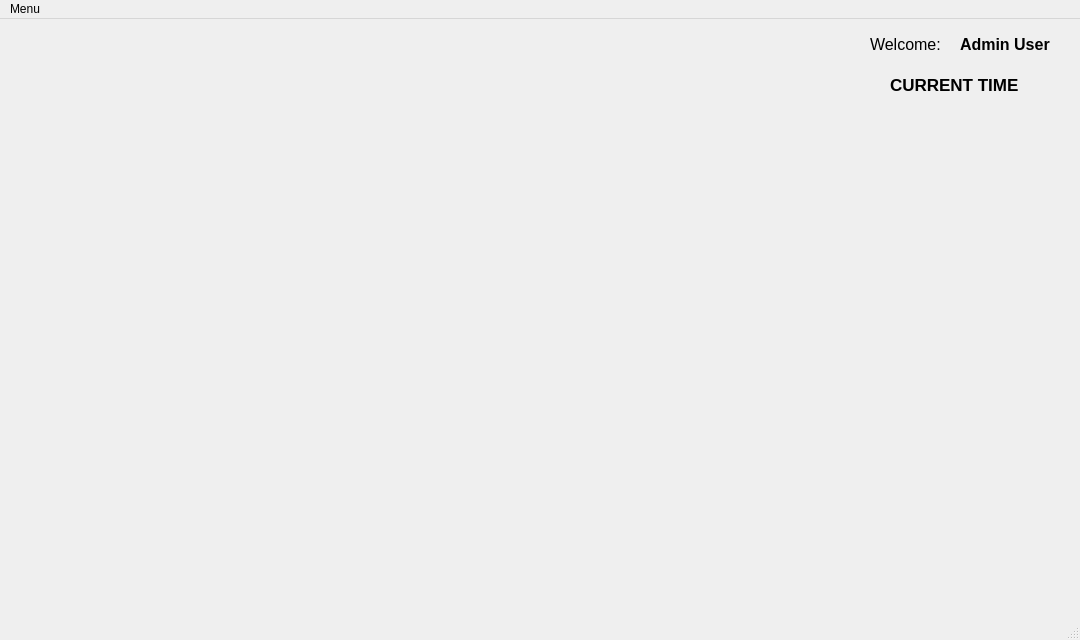
<?xml version="1.0" encoding="UTF-8"?>
<ui version="4.0">
 <class>MainWindow</class>
 <widget class="QMainWindow" name="MainWindow">
  <property name="geometry">
   <rect>
    <x>0</x>
    <y>0</y>
    <width>1080</width>
    <height>640</height>
   </rect>
  </property>
  <property name="windowTitle">
   <string>User Ticket Management System</string>
  </property>
  <widget class="QWidget" name="centralwidget">
   <widget class="QLabel" name="label">
    <property name="geometry">
     <rect>
      <x>870</x>
      <y>10</y>
      <width>81</width>
      <height>31</height>
     </rect>
    </property>
    <property name="font">
     <font>
      <pointsize>12</pointsize>
     </font>
    </property>
    <property name="text">
     <string>Welcome: </string>
    </property>
   </widget>
   <widget class="QLabel" name="label_2">
    <property name="geometry">
     <rect>
      <x>960</x>
      <y>10</y>
      <width>101</width>
      <height>31</height>
     </rect>
    </property>
    <property name="font">
     <font>
      <pointsize>12</pointsize>
      <weight>75</weight>
      <bold>true</bold>
     </font>
    </property>
    <property name="text">
     <string>Admin User</string>
    </property>
   </widget>
   <widget class="QLabel" name="label_3">
    <property name="geometry">
     <rect>
      <x>220</x>
      <y>150</y>
      <width>611</width>
      <height>391</height>
     </rect>
    </property>
    <property name="text">
     <string/>
    </property>
    <property name="pixmap">
     <pixmap>../icon/ticket_background.png</pixmap>
    </property>
   </widget>
   <widget class="QLabel" name="label_datetime">
    <property name="geometry">
     <rect>
      <x>890</x>
      <y>50</y>
      <width>181</width>
      <height>31</height>
     </rect>
    </property>
    <property name="font">
     <font>
      <pointsize>13</pointsize>
      <weight>75</weight>
      <bold>true</bold>
     </font>
    </property>
    <property name="text">
     <string>CURRENT TIME</string>
    </property>
   </widget>
  </widget>
  <widget class="QMenuBar" name="menubar">
   <property name="geometry">
    <rect>
     <x>0</x>
     <y>0</y>
     <width>1080</width>
     <height>25</height>
    </rect>
   </property>
   <widget class="QMenu" name="menuFile">
    <property name="title">
     <string>Menu</string>
    </property>
    <addaction name="actionList_Users"/>
    <addaction name="actionUser_Payments_Info"/>
    <addaction name="actionTicket_info"/>
    <addaction name="actionAbout"/>
    <addaction name="action_Exit"/>
   </widget>
   <addaction name="menuFile"/>
  </widget>
  <widget class="QStatusBar" name="statusbar"/>
  <action name="actionOpen">
   <property name="text">
    <string>Open</string>
   </property>
  </action>
  <action name="actionExit">
   <property name="text">
    <string>Logout</string>
   </property>
  </action>
  <action name="actionList_Users">
   <property name="text">
    <string>List of Users</string>
   </property>
  </action>
  <action name="actionAbout_Us">
   <property name="text">
    <string>About Us</string>
   </property>
  </action>
  <action name="actionTicket_info">
   <property name="text">
    <string>Ticket Info</string>
   </property>
  </action>
  <action name="actionUser_Payments_Info">
   <property name="text">
    <string>User Payments Info</string>
   </property>
  </action>
  <action name="action_Exit">
   <property name="text">
    <string>Exit</string>
   </property>
  </action>
  <action name="actionAbout">
   <property name="text">
    <string>About Software</string>
   </property>
  </action>
 </widget>
 <resources/>
 <connections/>
</ui>
